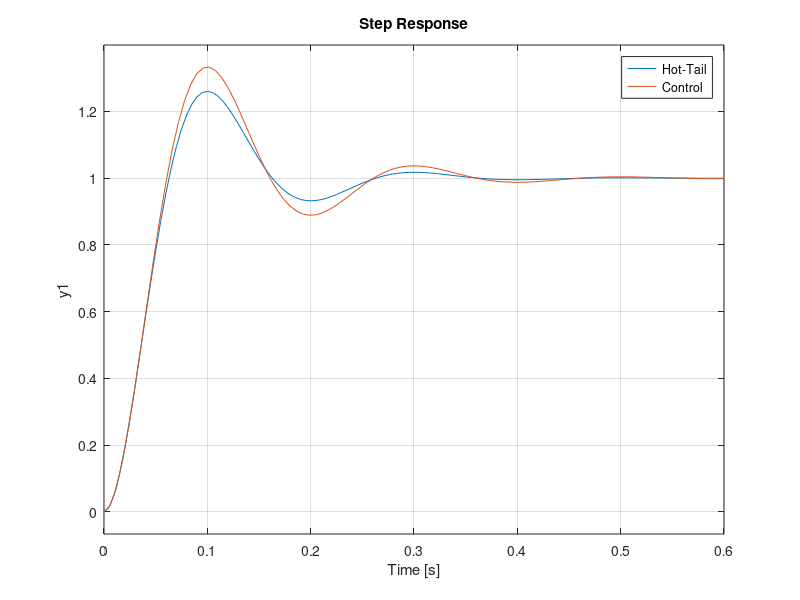

Source code (MATLAB): (Note: this script raises an error after producing the figure.)

sys_hot_tail = tf([1167.5],[1 26.9 1167.5])
sys_control = tf([1107.7],[1 21.97 1107.7])
step(sys_hot_tail,sys_control)
legend({'Hot-Tail','Control'})
hot_tail = stepinfo(sys_hot_tail)
control = stepinfo(sys_control)